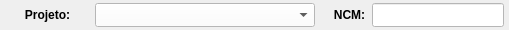
        <widget class="QWidget" name="widget_43" native="true">
         <property name="minimumSize">
          <size>
           <width>0</width>
           <height>30</height>
          </size>
         </property>
         <property name="maximumSize">
          <size>
           <width>16777215</width>
           <height>30</height>
          </size>
         </property>
         <property name="styleSheet">
          <string notr="true"/>
         </property>
         <layout class="QHBoxLayout" name="horizontalLayout_35">
          <property name="spacing">
           <number>5</number>
          </property>
          <property name="leftMargin">
           <number>5</number>
          </property>
          <property name="topMargin">
           <number>3</number>
          </property>
          <property name="rightMargin">
           <number>5</number>
          </property>
          <property name="bottomMargin">
           <number>3</number>
          </property>
          <item>
           <widget class="QLabel" name="label_79">
            <property name="minimumSize">
             <size>
              <width>85</width>
              <height>0</height>
             </size>
            </property>
            <property name="maximumSize">
             <size>
              <width>85</width>
              <height>16777215</height>
             </size>
            </property>
            <property name="font">
             <font>
              <pointsize>9</pointsize>
              <weight>75</weight>
              <bold>true</bold>
             </font>
            </property>
            <property name="text">
             <string>Projeto:</string>
            </property>
            <property name="alignment">
             <set>Qt::AlignCenter</set>
            </property>
           </widget>
          </item>
          <item>
           <widget class="QComboBox" name="combo_Projeto">
            <property name="sizePolicy">
             <sizepolicy hsizetype="Preferred" vsizetype="Preferred">
              <horstretch>0</horstretch>
              <verstretch>0</verstretch>
             </sizepolicy>
            </property>
            <property name="minimumSize">
             <size>
              <width>220</width>
              <height>0</height>
             </size>
            </property>
            <property name="maximumSize">
             <size>
              <width>220</width>
              <height>16777215</height>
             </size>
            </property>
            <property name="font">
             <font>
              <pointsize>9</pointsize>
             </font>
            </property>
            <property name="styleSheet">
             <string notr="true">background-color: rgb(255, 255, 255);
text-align: center;</string>
            </property>
           </widget>
          </item>
          <item>
           <widget class="QLabel" name="label_7">
            <property name="text">
             <string/>
            </property>
           </widget>
          </item>
          <item>
           <widget class="QLabel" name="label_63">
            <property name="minimumSize">
             <size>
              <width>35</width>
              <height>0</height>
             </size>
            </property>
            <property name="maximumSize">
             <size>
              <width>35</width>
              <height>16777215</height>
             </size>
            </property>
            <property name="font">
             <font>
              <pointsize>9</pointsize>
              <weight>75</weight>
              <bold>true</bold>
             </font>
            </property>
            <property name="text">
             <string>NCM:</string>
            </property>
            <property name="alignment">
             <set>Qt::AlignCenter</set>
            </property>
           </widget>
          </item>
          <item>
           <widget class="QLineEdit" name="line_NCM">
            <property name="sizePolicy">
             <sizepolicy hsizetype="Preferred" vsizetype="Preferred">
              <horstretch>0</horstretch>
              <verstretch>0</verstretch>
             </sizepolicy>
            </property>
            <property name="minimumSize">
             <size>
              <width>132</width>
              <height>0</height>
             </size>
            </property>
            <property name="maximumSize">
             <size>
              <width>132</width>
              <height>16777215</height>
             </size>
            </property>
            <property name="font">
             <font>
              <pointsize>9</pointsize>
             </font>
            </property>
            <property name="styleSheet">
             <string notr="true">background-color: rgb(255, 255, 255);</string>
            </property>
            <property name="maxLength">
             <number>10</number>
            </property>
            <property name="alignment">
             <set>Qt::AlignCenter</set>
            </property>
           </widget>
          </item>
         </layout>
        </widget>
